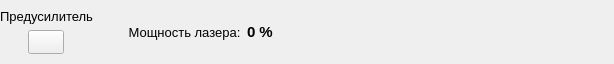
<?xml version="1.0" encoding="UTF-8"?>
<ui version="4.0">
 <class>preamplifier_all_panel</class>
 <widget class="QWidget" name="preamplifier_all_panel">
  <property name="geometry">
   <rect>
    <x>0</x>
    <y>0</y>
    <width>614</width>
    <height>64</height>
   </rect>
  </property>
  <property name="windowTitle">
   <string>Form</string>
  </property>
  <property name="layoutDirection">
   <enum>Qt::LeftToRight</enum>
  </property>
  <layout class="QVBoxLayout" name="verticalLayout">
   <property name="leftMargin">
    <number>0</number>
   </property>
   <property name="topMargin">
    <number>0</number>
   </property>
   <property name="rightMargin">
    <number>0</number>
   </property>
   <property name="bottomMargin">
    <number>0</number>
   </property>
   <item>
    <layout class="QHBoxLayout" name="horizontalLayout_3">
     <item>
      <layout class="QVBoxLayout" name="verticalLayout_2">
       <item>
        <spacer name="verticalSpacer_2">
         <property name="orientation">
          <enum>Qt::Vertical</enum>
         </property>
         <property name="sizeHint" stdset="0">
          <size>
           <width>20</width>
           <height>40</height>
          </size>
         </property>
        </spacer>
       </item>
       <item>
        <widget class="QLabel" name="label_4">
         <property name="sizePolicy">
          <sizepolicy hsizetype="Preferred" vsizetype="Preferred">
           <horstretch>0</horstretch>
           <verstretch>0</verstretch>
          </sizepolicy>
         </property>
         <property name="font">
          <font>
           <family>Arial</family>
           <pointsize>10</pointsize>
          </font>
         </property>
         <property name="text">
          <string>Предусилитель</string>
         </property>
         <property name="alignment">
          <set>Qt::AlignCenter</set>
         </property>
        </widget>
       </item>
       <item>
        <layout class="QHBoxLayout" name="horizontalLayout">
         <item>
          <widget class="QPushButton" name="pb_onoff">
           <property name="sizePolicy">
            <sizepolicy hsizetype="Preferred" vsizetype="Preferred">
             <horstretch>0</horstretch>
             <verstretch>0</verstretch>
            </sizepolicy>
           </property>
           <property name="minimumSize">
            <size>
             <width>36</width>
             <height>24</height>
            </size>
           </property>
           <property name="maximumSize">
            <size>
             <width>36</width>
             <height>24</height>
            </size>
           </property>
           <property name="styleSheet">
            <string notr="true">QPushButton {
	border-image: url(:/images/images/round_button_switch.png);
}

QPushButton::hover {
	border-image: url(:/images/images/round_button_switch_hover.png);
}

QPushButton::checked  {	
	border-image: url(:/images/images/round_button_switch_on.png);
}

QPushButton::hover:checked  {	
	border-image: url(:/images/images/round_button_switch_on_hover.png);
}

QPushButton::checked:disabled  {	
	border-image: url(:/images/images/round_button_switch_on_disabled.png);
}

QPushButton::disabled  {
	border-image: url(:/images/images/round_button_switch_disabled.png);
}</string>
           </property>
           <property name="text">
            <string/>
           </property>
           <property name="checkable">
            <bool>true</bool>
           </property>
          </widget>
         </item>
        </layout>
       </item>
       <item>
        <spacer name="verticalSpacer">
         <property name="orientation">
          <enum>Qt::Vertical</enum>
         </property>
         <property name="sizeHint" stdset="0">
          <size>
           <width>20</width>
           <height>40</height>
          </size>
         </property>
        </spacer>
       </item>
      </layout>
     </item>
     <item>
      <layout class="QVBoxLayout" name="verticalLayout_3">
       <item>
        <layout class="QGridLayout" name="gridLayout_2">
         <property name="spacing">
          <number>3</number>
         </property>
         <item row="4" column="2">
          <widget class="QLabel" name="label_6">
           <property name="sizePolicy">
            <sizepolicy hsizetype="Expanding" vsizetype="Preferred">
             <horstretch>0</horstretch>
             <verstretch>0</verstretch>
            </sizepolicy>
           </property>
           <property name="text">
            <string/>
           </property>
          </widget>
         </item>
         <item row="4" column="1">
          <widget class="QLabel" name="label_5">
           <property name="sizePolicy">
            <sizepolicy hsizetype="Expanding" vsizetype="Preferred">
             <horstretch>0</horstretch>
             <verstretch>0</verstretch>
            </sizepolicy>
           </property>
           <property name="text">
            <string/>
           </property>
          </widget>
         </item>
         <item row="2" column="3">
          <widget class="QLabel" name="label_2">
           <property name="sizePolicy">
            <sizepolicy hsizetype="Preferred" vsizetype="Preferred">
             <horstretch>0</horstretch>
             <verstretch>0</verstretch>
            </sizepolicy>
           </property>
           <property name="minimumSize">
            <size>
             <width>70</width>
             <height>0</height>
            </size>
           </property>
           <property name="maximumSize">
            <size>
             <width>70</width>
             <height>16777215</height>
            </size>
           </property>
           <property name="font">
            <font>
             <family>Arial</family>
             <pointsize>10</pointsize>
            </font>
           </property>
           <property name="text">
            <string/>
           </property>
           <property name="alignment">
            <set>Qt::AlignCenter</set>
           </property>
          </widget>
         </item>
         <item row="2" column="5">
          <widget class="QLabel" name="label_11">
           <property name="sizePolicy">
            <sizepolicy hsizetype="Preferred" vsizetype="Preferred">
             <horstretch>0</horstretch>
             <verstretch>0</verstretch>
            </sizepolicy>
           </property>
           <property name="minimumSize">
            <size>
             <width>70</width>
             <height>0</height>
            </size>
           </property>
           <property name="maximumSize">
            <size>
             <width>70</width>
             <height>16777215</height>
            </size>
           </property>
           <property name="font">
            <font>
             <family>Arial</family>
             <pointsize>10</pointsize>
            </font>
           </property>
           <property name="text">
            <string/>
           </property>
           <property name="alignment">
            <set>Qt::AlignCenter</set>
           </property>
          </widget>
         </item>
         <item row="2" column="6">
          <widget class="QLabel" name="label_12">
           <property name="sizePolicy">
            <sizepolicy hsizetype="Preferred" vsizetype="Preferred">
             <horstretch>0</horstretch>
             <verstretch>0</verstretch>
            </sizepolicy>
           </property>
           <property name="minimumSize">
            <size>
             <width>70</width>
             <height>0</height>
            </size>
           </property>
           <property name="maximumSize">
            <size>
             <width>70</width>
             <height>16777215</height>
            </size>
           </property>
           <property name="font">
            <font>
             <family>Arial</family>
             <pointsize>10</pointsize>
            </font>
           </property>
           <property name="text">
            <string/>
           </property>
           <property name="alignment">
            <set>Qt::AlignCenter</set>
           </property>
          </widget>
         </item>
         <item row="4" column="4">
          <widget class="QLabel" name="label_13">
           <property name="sizePolicy">
            <sizepolicy hsizetype="Expanding" vsizetype="Preferred">
             <horstretch>0</horstretch>
             <verstretch>0</verstretch>
            </sizepolicy>
           </property>
           <property name="text">
            <string/>
           </property>
          </widget>
         </item>
         <item row="4" column="0">
          <widget class="QLabel" name="label">
           <property name="sizePolicy">
            <sizepolicy hsizetype="Expanding" vsizetype="Preferred">
             <horstretch>0</horstretch>
             <verstretch>0</verstretch>
            </sizepolicy>
           </property>
           <property name="text">
            <string/>
           </property>
          </widget>
         </item>
         <item row="2" column="1">
          <widget class="QLabel" name="label_9">
           <property name="sizePolicy">
            <sizepolicy hsizetype="Preferred" vsizetype="Preferred">
             <horstretch>0</horstretch>
             <verstretch>0</verstretch>
            </sizepolicy>
           </property>
           <property name="minimumSize">
            <size>
             <width>70</width>
             <height>0</height>
            </size>
           </property>
           <property name="maximumSize">
            <size>
             <width>70</width>
             <height>16777215</height>
            </size>
           </property>
           <property name="font">
            <font>
             <family>Arial</family>
             <pointsize>10</pointsize>
            </font>
           </property>
           <property name="text">
            <string/>
           </property>
           <property name="alignment">
            <set>Qt::AlignCenter</set>
           </property>
          </widget>
         </item>
         <item row="2" column="4">
          <widget class="QLabel" name="label_3">
           <property name="sizePolicy">
            <sizepolicy hsizetype="Preferred" vsizetype="Preferred">
             <horstretch>0</horstretch>
             <verstretch>0</verstretch>
            </sizepolicy>
           </property>
           <property name="minimumSize">
            <size>
             <width>70</width>
             <height>0</height>
            </size>
           </property>
           <property name="maximumSize">
            <size>
             <width>70</width>
             <height>16777215</height>
            </size>
           </property>
           <property name="font">
            <font>
             <family>Arial</family>
             <pointsize>10</pointsize>
            </font>
           </property>
           <property name="text">
            <string/>
           </property>
           <property name="alignment">
            <set>Qt::AlignCenter</set>
           </property>
          </widget>
         </item>
         <item row="4" column="6">
          <widget class="QLabel" name="label_15">
           <property name="sizePolicy">
            <sizepolicy hsizetype="Expanding" vsizetype="Preferred">
             <horstretch>0</horstretch>
             <verstretch>0</verstretch>
            </sizepolicy>
           </property>
           <property name="text">
            <string/>
           </property>
          </widget>
         </item>
         <item row="4" column="5">
          <widget class="QLabel" name="label_14">
           <property name="sizePolicy">
            <sizepolicy hsizetype="Expanding" vsizetype="Preferred">
             <horstretch>0</horstretch>
             <verstretch>0</verstretch>
            </sizepolicy>
           </property>
           <property name="text">
            <string/>
           </property>
          </widget>
         </item>
         <item row="4" column="3">
          <widget class="QLabel" name="label_7">
           <property name="sizePolicy">
            <sizepolicy hsizetype="Expanding" vsizetype="Preferred">
             <horstretch>0</horstretch>
             <verstretch>0</verstretch>
            </sizepolicy>
           </property>
           <property name="text">
            <string/>
           </property>
          </widget>
         </item>
         <item row="2" column="2">
          <widget class="QLabel" name="label_10">
           <property name="sizePolicy">
            <sizepolicy hsizetype="Preferred" vsizetype="Preferred">
             <horstretch>0</horstretch>
             <verstretch>0</verstretch>
            </sizepolicy>
           </property>
           <property name="minimumSize">
            <size>
             <width>70</width>
             <height>0</height>
            </size>
           </property>
           <property name="maximumSize">
            <size>
             <width>70</width>
             <height>16777215</height>
            </size>
           </property>
           <property name="font">
            <font>
             <family>Arial</family>
             <pointsize>10</pointsize>
            </font>
           </property>
           <property name="text">
            <string/>
           </property>
           <property name="alignment">
            <set>Qt::AlignCenter</set>
           </property>
          </widget>
         </item>
         <item row="2" column="0">
          <widget class="QLabel" name="label_8">
           <property name="sizePolicy">
            <sizepolicy hsizetype="Preferred" vsizetype="Preferred">
             <horstretch>0</horstretch>
             <verstretch>0</verstretch>
            </sizepolicy>
           </property>
           <property name="minimumSize">
            <size>
             <width>70</width>
             <height>0</height>
            </size>
           </property>
           <property name="maximumSize">
            <size>
             <width>70</width>
             <height>16777215</height>
            </size>
           </property>
           <property name="font">
            <font>
             <family>Arial</family>
             <pointsize>10</pointsize>
            </font>
           </property>
           <property name="text">
            <string/>
           </property>
           <property name="alignment">
            <set>Qt::AlignCenter</set>
           </property>
          </widget>
         </item>
         <item row="3" column="2">
          <widget class="QLabel" name="l_power">
           <property name="sizePolicy">
            <sizepolicy hsizetype="Expanding" vsizetype="Preferred">
             <horstretch>0</horstretch>
             <verstretch>0</verstretch>
            </sizepolicy>
           </property>
           <property name="minimumSize">
            <size>
             <width>70</width>
             <height>0</height>
            </size>
           </property>
           <property name="maximumSize">
            <size>
             <width>70</width>
             <height>16777215</height>
            </size>
           </property>
           <property name="font">
            <font>
             <family>Arial</family>
             <pointsize>11</pointsize>
             <weight>75</weight>
             <bold>true</bold>
            </font>
           </property>
           <property name="text">
            <string>0 %</string>
           </property>
          </widget>
         </item>
         <item row="3" column="0" colspan="2">
          <widget class="QLabel" name="label_16">
           <property name="sizePolicy">
            <sizepolicy hsizetype="Expanding" vsizetype="Preferred">
             <horstretch>0</horstretch>
             <verstretch>0</verstretch>
            </sizepolicy>
           </property>
           <property name="font">
            <font>
             <family>Arial</family>
             <pointsize>10</pointsize>
             <weight>50</weight>
             <bold>false</bold>
            </font>
           </property>
           <property name="text">
            <string>Мощность лазера: </string>
           </property>
           <property name="alignment">
            <set>Qt::AlignRight|Qt::AlignTrailing|Qt::AlignVCenter</set>
           </property>
          </widget>
         </item>
        </layout>
       </item>
      </layout>
     </item>
    </layout>
   </item>
  </layout>
 </widget>
 <resources/>
 <connections/>
</ui>
